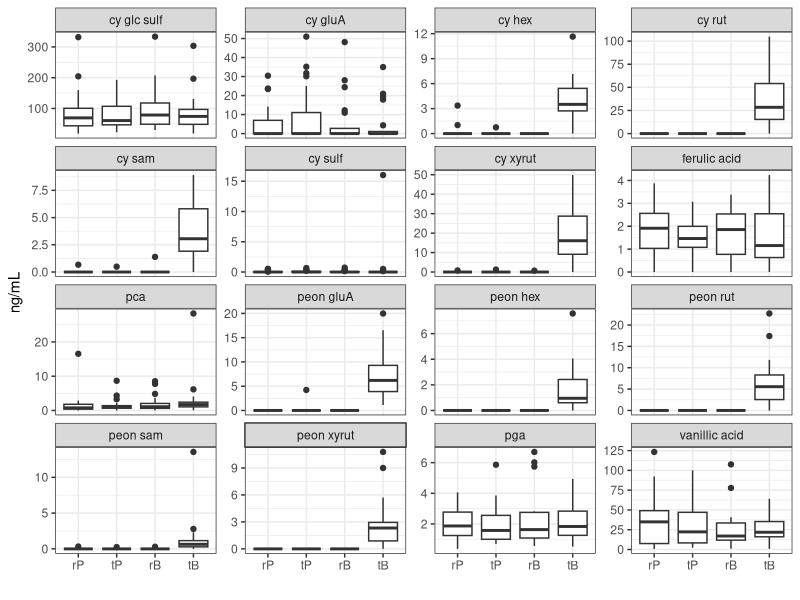
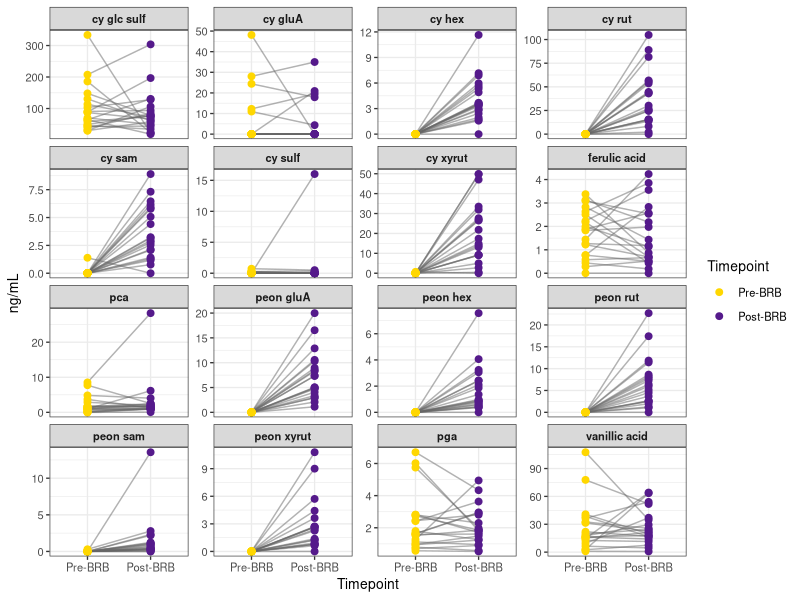
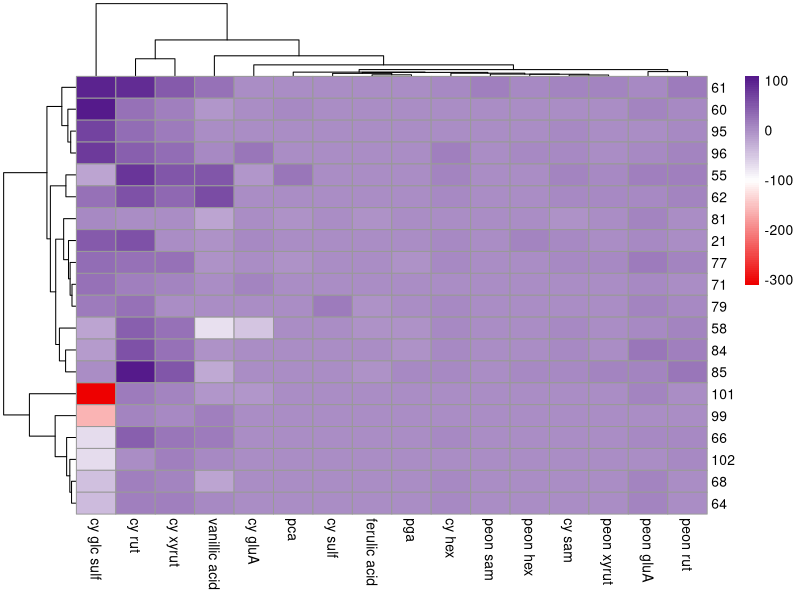
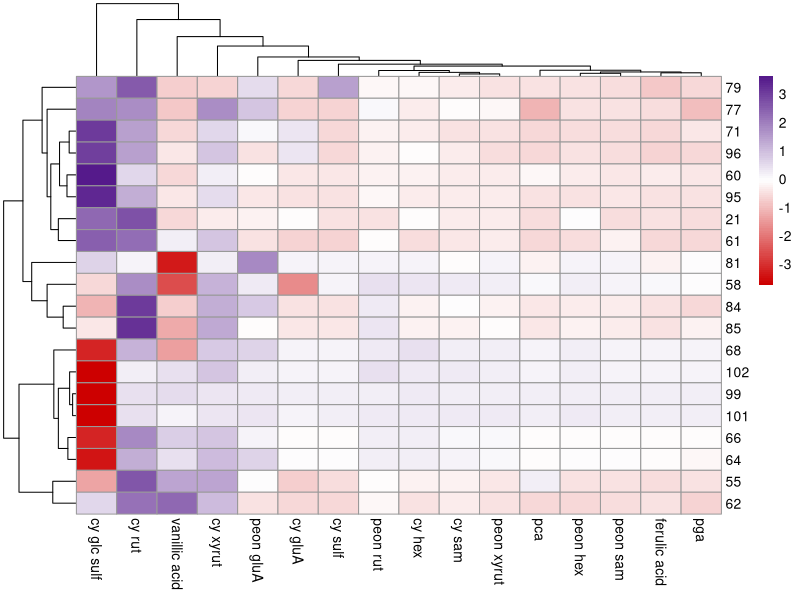
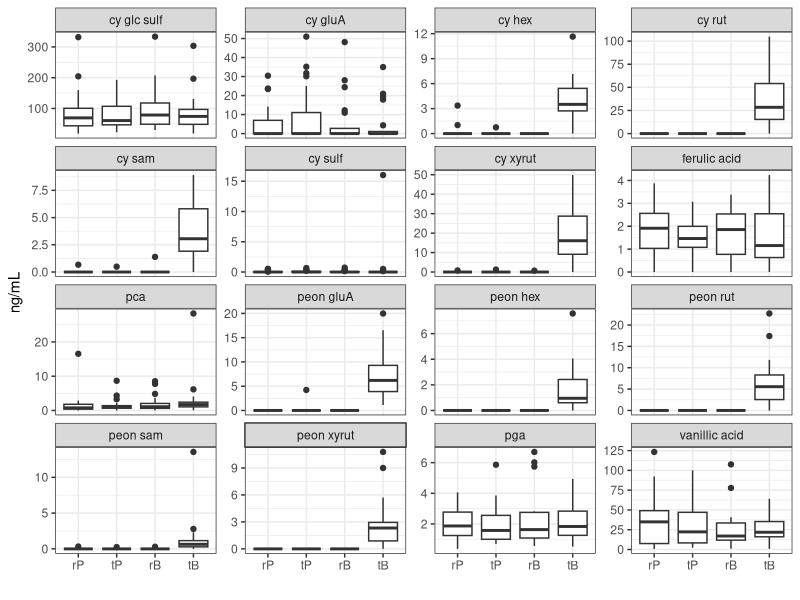
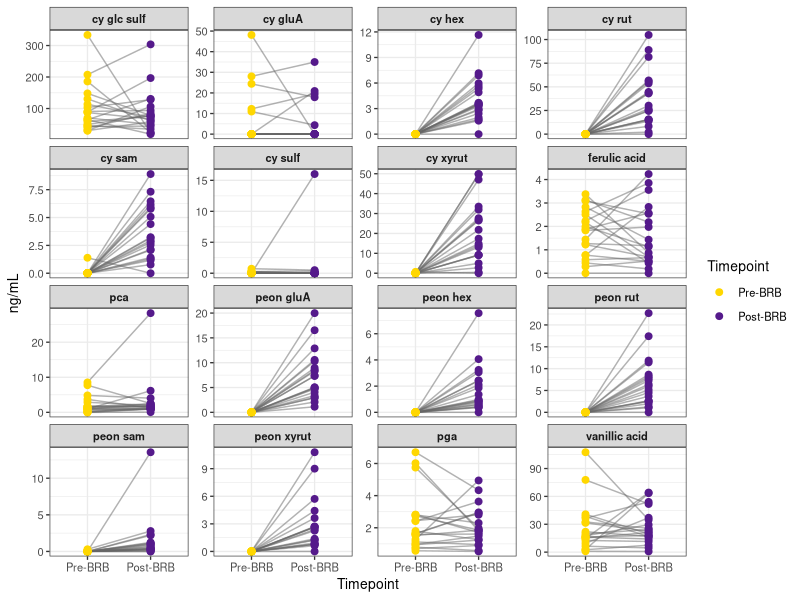

The R script that drew these images, in order: (Note: this script raises an error after producing the figures.)
## ---- chunk 1
knitr::opts_chunk$set(echo = TRUE)

library(tidyverse)
library(readxl)
library(pheatmap)
library(grid)
library(svglite)

## ---- chunk 2
key.long <- read.csv("../data/derived/timepoint_key_long.csv")
met <- read_excel("../data/raw/urine-metabolomics/Dan Urine Anthocyanin 11-10-2022.xlsx", sheet = "concentration ng mL") %>%
  filter(!is.na(`21-V2`))
## ---- chunk 3
met <- met %>%
  mutate_at(vars(-...1), ~as.numeric(.)) %>%
  mutate_at(vars(-...1), ~replace(., is.na(.), 0)) %>%
  pivot_longer(
    cols = 2:81, 
    names_to = "Sample",
    values_to = "value",
    values_transform = ~ as.numeric(gsub(",", "", .x))
  ) %>%
  rename("metabolite" = `...1`) %>%
  separate(Sample, c("Subject.Number", "v")) %>%
  mutate(v = toupper(v))
## ---- chunk 4
key.long <- key.long %>%
  mutate(v =  toupper(substr(timepoints, 11, 12)),
         v = ifelse(v == "-V", toupper(substr(timepoints, 12, 13)), v),
         Subject.Number = as.character(Subject.Number)) %>%
  select(Subject.Number, v, Timepoint) 

# join to met 
met <- met %>%
  left_join(key.long)
## ---- chunk 5
met$Timepoint <- factor(met$Timepoint, levels=c("rP", "tP", "rB", "tB"))

met %>%
  filter(!is.na(Timepoint)) %>%
  ggplot(aes(x = Timepoint, y = value)) +
  geom_boxplot() +
  facet_wrap(metabolite ~ ., scales = "free_y") +
  xlab("") +
  ylab("ng/mL") + 
  theme(base.size = 10) +
  theme_bw()

ggsave("../figures/metabolomics_boxplot.png", dev="png", height = 6, width = 5, dpi = 400)
## ---- chunk 6
# Rename levels for legend clarity
met_brb <- met %>%
  filter(Timepoint %in% c("rB", "tB")) %>%
  mutate(
    Timepoint = factor(Timepoint, levels = c("rB", "tB")),
    Timepoint = recode(Timepoint, "rB" = "Pre-BRB", "tB" = "Post-BRB")
  )

# Plot
ggplot(met_brb, aes(x = Timepoint, y = value, group = Subject.Number)) +
  geom_line(color = "gray40", alpha = 0.5) +
  geom_point(aes(color = Timepoint), size = 2) +
  facet_wrap(~ metabolite, scales = "free_y") +
  scale_color_manual(values = c("Pre-BRB" = "gold", "Post-BRB" = "purple4")) +
  labs(
    y = "ng/mL",
    x = "Timepoint"
  ) +
  theme_bw(base_size = 10) +
  theme(
    strip.text = element_text(face = "bold"),
    legend.position = "right"
  )

## ---- chunk 7
rb_tb_wide_all <- met %>%
  filter(Timepoint %in% c("rB", "tB")) %>%
  select(metabolite, Subject.Number, Timepoint, value) %>%
  pivot_wider(names_from = Timepoint, values_from = value) %>%
  mutate(change = tB - rB)

heat_data_all <- rb_tb_wide_all %>%
  select(Subject.Number, metabolite, change) %>%
  pivot_wider(names_from = metabolite, values_from = change) %>%
  column_to_rownames("Subject.Number") %>%
  as.matrix()

pheatmap(
  heat_data_all,
  cluster_rows = TRUE,
  cluster_cols = TRUE,
  color = colorRampPalette(c("red2", "white", "purple4"))(100))

## ---- chunk 8
# Z-score transform each metabolite (column)
heat_data_z <- t(scale(t(heat_data_all)))  # Rows = participants, Columns = metabolites

pheatmap(
  heat_data_z,
  cluster_rows = TRUE,
  cluster_cols = TRUE,
  color = colorRampPalette(c("red3", "white", "purple4"))(100))

ggsave("../figures/metabolomics_heatmap.svg",
       height = 4, width = 6)


## ---- chunk 9
# Create the heatmap and store it
p <- pheatmap(
  heat_data_z,
  cluster_rows = TRUE,
  cluster_cols = TRUE,
  color = colorRampPalette(c("red3", "white", "purple4"))(100),
  silent = TRUE  # Prevents automatic plotting so we can capture it
)

# Open SVG device
svglite::svglite("../figures/metabolomics_heatmap.svg", height = 4, width = 6)

# Draw the saved gtable to the device
grid::grid.draw(p$gtable)

# Close device
dev.off()

## ---- chunk 10
# Pick one non-significant metabolite
no_change_met <- wilcox_rb_tb %>%
  filter(p.adj > 0.5) %>%
  filter(metabolite %in% unique(met$metabolite)) %>%
  filter(!metabolite %in% c("cy rut", "cyxyrut")) %>%
  slice(1) %>%
  pull(metabolite)

# Set desired facet order
met_order <- c("cy rut", "cy xyrut", no_change_met)

# Plot
met %>%
  filter(Timepoint %in% c("rB", "tB"),
         metabolite %in% met_order) %>%
  mutate(
    Timepoint = recode(Timepoint, "rB" = "Pre-BRB", "tB" = "Post-BRB"),
    metabolite = factor(metabolite, levels = met_order)  # enforce facet order
  ) %>%
  ggplot(aes(x = Timepoint, y = value)) +
  geom_boxplot(fill = "lightblue", outlier.shape = NA) +
  geom_jitter(width = 0.2, size = 1.5, alpha = 0.6) +  # show individual points
  facet_wrap(~ metabolite, scales = "free_y") +
  labs(x = "Timepoint", y = "ng/mL") +
  theme_bw(base_size = 11)

ggsave("../figures/metabolomics_3boxplot.svg", height = 4, width = 6, dpi = 400)

## ---- chunk 11
# Ensure correct timepoint order
met$Timepoint <- factor(met$Timepoint, levels = c("rP", "tP", "rB", "tB"))

# Run Wilcoxon test: rB vs tB for each metabolite
sig_mets <- met %>%
  filter(Timepoint %in% c("rB", "tB")) %>%
  group_by(metabolite) %>%
  summarise(p.value = tryCatch(
    wilcox.test(value[Timepoint == "rB"], value[Timepoint == "tB"])$p.value,
    error = function(e) NA_real_
  )) %>%
  filter(p.value < 0.05) %>%
  pull(metabolite)

# Subset met for significant metabolites only
met_sig <- met %>%
  filter(metabolite %in% sig_mets)

met_comp <- met_sig %>% filter(Timepoint %in% c("rB", "tB"))

ggplot(met_comp, aes(x = Timepoint, y = value, group = Subject.Number)) +
  geom_line(alpha = 0.4) +
  geom_point(aes(color = Timepoint), size = 2) +
  facet_wrap(~ metabolite, scales = "free_y") +
  scale_color_manual(values = c("rB" = "gold", "tB" = "purple")) +
  labs(title = "Compliance Check: Metabolite Increase Post BRB",
       y = "ng/mL") +
  theme_bw(base_size = 11)

## ---- chunk 12
# Filter only rB and tB
met_rb_tb <- met %>%
  filter(Timepoint %in% c("rB", "tB"))

# Perform Wilcoxon test for each metabolite
wilcox_rb_tb <- met_rb_tb %>%
  group_by(metabolite) %>%
  summarise(
    p.value = wilcox.test(value ~ Timepoint)$p.value,
    .groups = "drop"
  ) %>%
  mutate(p.adj = p.adjust(p.value, method = "BH"),
         significant = ifelse(p.adj < 0.05, "yes", "no"))

# View significant results
wilcox_rb_tb %>% filter(significant == "yes")


## ---- chunk 13
# Get significant metabolite names
sig_metabs <- wilcox_rb_tb %>%
  filter(p.adj < 0.05) %>%
  pull(metabolite)

# Subset original data
rb_tb_data <- met %>%
  filter(Timepoint %in% c("rB", "tB"),
         metabolite %in% sig_metabs)

rb_tb_wide <- rb_tb_data %>%
  select(metabolite, Subject.Number, Timepoint, value) %>%
  pivot_wider(names_from = Timepoint, values_from = value) %>%
  mutate(change = tB - rB)
## ---- chunk 14
# Loop through each metabolite and plot the changes
for (metab in unique(rb_tb_wide$metabolite)) {
  p <- rb_tb_wide %>%
    filter(metabolite == metab) %>%
    ggplot(aes(x = factor(Subject.Number), y = change)) +
    geom_col(fill = "steelblue") +
    labs(title = paste("Change in", metab, "per participant"),
         x = "Subject", y = "Change (tB - rB)") +
    theme_minimal()

  print(p)  # shows the plot if interactive
  ggsave(paste0("figures/", gsub(" ", "_", metab), "_barplot.png"), plot = p, width = 6, height = 4)
}

## ---- chunk 15
my_colors <- c("#4E79A7", "#F28E2B", "#E15759", "#76B7B2", "#59A14F",
               "#EDC948", "#B07AA1", "#FF9DA7", "#9C755F", "#BAB0AC")

rb_tb_wide %>%
  ggplot(aes(x = factor(Subject.Number), y = change, fill = factor(Subject.Number))) +
  geom_col() +
  facet_wrap(~ metabolite, scales = "free_y") +
  scale_fill_manual(values = rep(my_colors, length.out = length(unique(rb_tb_wide$Subject.Number)))) +
  labs(x = "Participant ID", y = "Change in Metabolite Concentration (ng/mL)") +
  theme_minimal() +
  theme(axis.text.x = element_text(angle = 90, hjust = 1),
        legend.position = "none")


## ---- chunk 16
# Filter for rB and tB timepoints only
met_rb_tb <- met_sig %>%
  filter(Timepoint %in% c("rB", "tB"))

# Get one row per Subject.Number × metabolite with rB and tB
met_diff <- met_rb_tb %>%
  select(Subject.Number, metabolite, Timepoint, value) %>%
  pivot_wider(names_from = Timepoint, values_from = value) %>%
  filter(!is.na(rB) & !is.na(tB)) %>%  # Keep complete cases
  mutate(change = tB - rB)

# Plot density
ggplot(met_diff, aes(x = change)) +
  geom_density(fill = "lightblue", alpha = 0.6) +
  facet_wrap(~ metabolite, scales = "free") +
  labs(x = "(ng/mL)") +
  theme_bw(base_size = 11)


## ---- chunk 17
# Create matrix: rows = participants, columns = metabolites
heat_data <- rb_tb_wide %>%
  select(Subject.Number, metabolite, change) %>%
  pivot_wider(names_from = metabolite, values_from = change) %>%
  column_to_rownames("Subject.Number") %>%
  as.matrix()

pheatmap(
  heat_data,
  cluster_rows = TRUE,
  cluster_cols = TRUE,
  color = colorRampPalette(c("purple4", "white", "red2"))(100))


## ---- chunk 18
heat_data_sig <- rb_tb_wide %>%
  filter(metabolite %in% sig_mets) %>%
  select(Subject.Number, metabolite, change) %>%
  pivot_wider(names_from = metabolite, values_from = change) %>%
  column_to_rownames("Subject.Number") %>%
  as.matrix()

# Perform hierarchical clustering on participants
row_dist <- dist(heat_data_sig)
row_clust <- hclust(row_dist)

# Cut dendrogram into 3 clusters
cluster_assignments <- cutree(row_clust, k = 3)

# Create annotation dataframe
compliance_cluster_df <- data.frame(
  Subject.Number = rownames(heat_data_sig),
  compliance_cluster = as.factor(cluster_assignments)
)
rownames(compliance_cluster_df) <- compliance_cluster_df$Subject.Number
compliance_cluster_df <- compliance_cluster_df["compliance_cluster", drop = FALSE]
library(pheatmap)

pheatmap(
  heat_data_sig,
  annotation_row = compliance_cluster_df,
  cluster_rows = TRUE,
  cluster_cols = TRUE,  # cluster metabolites
  color = colorRampPalette(c("blue", "white", "red"))(100))

## ---- chunk 19
# Cut into 3 clusters
cluster_assignments <- cutree(row_clust, k = 3)

# Merge clusters 1 and 2 into one group
merged_clusters <- ifelse(cluster_assignments %in% c(1, 2), "Responder", "Non-responder")

# Build new annotation dataframe
compliance_cluster_df <- data.frame(BRB_response = merged_clusters)
rownames(compliance_cluster_df) <- rownames(heat_data_sig)
annotation_colors <- list(
  BRB_response = c("Responder" = "skyblue", "Non-responder" = "gold")
)
pheatmap(
  heat_data_sig,
  annotation_row = compliance_cluster_df,
  annotation_colors = annotation_colors,
  cluster_rows = TRUE,
  cluster_cols = TRUE,
  color = colorRampPalette(c("purple4", "white", "red2"))(100))
